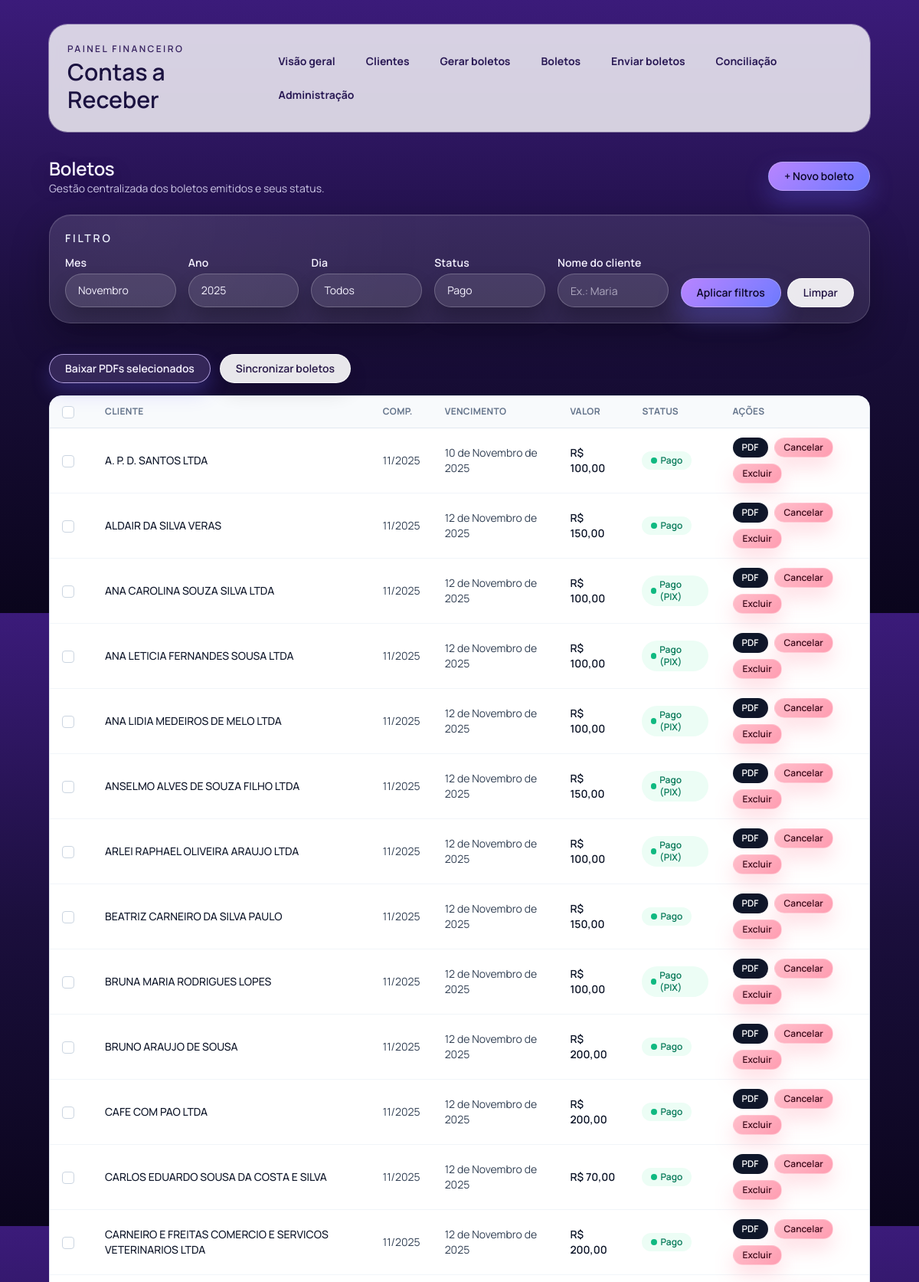
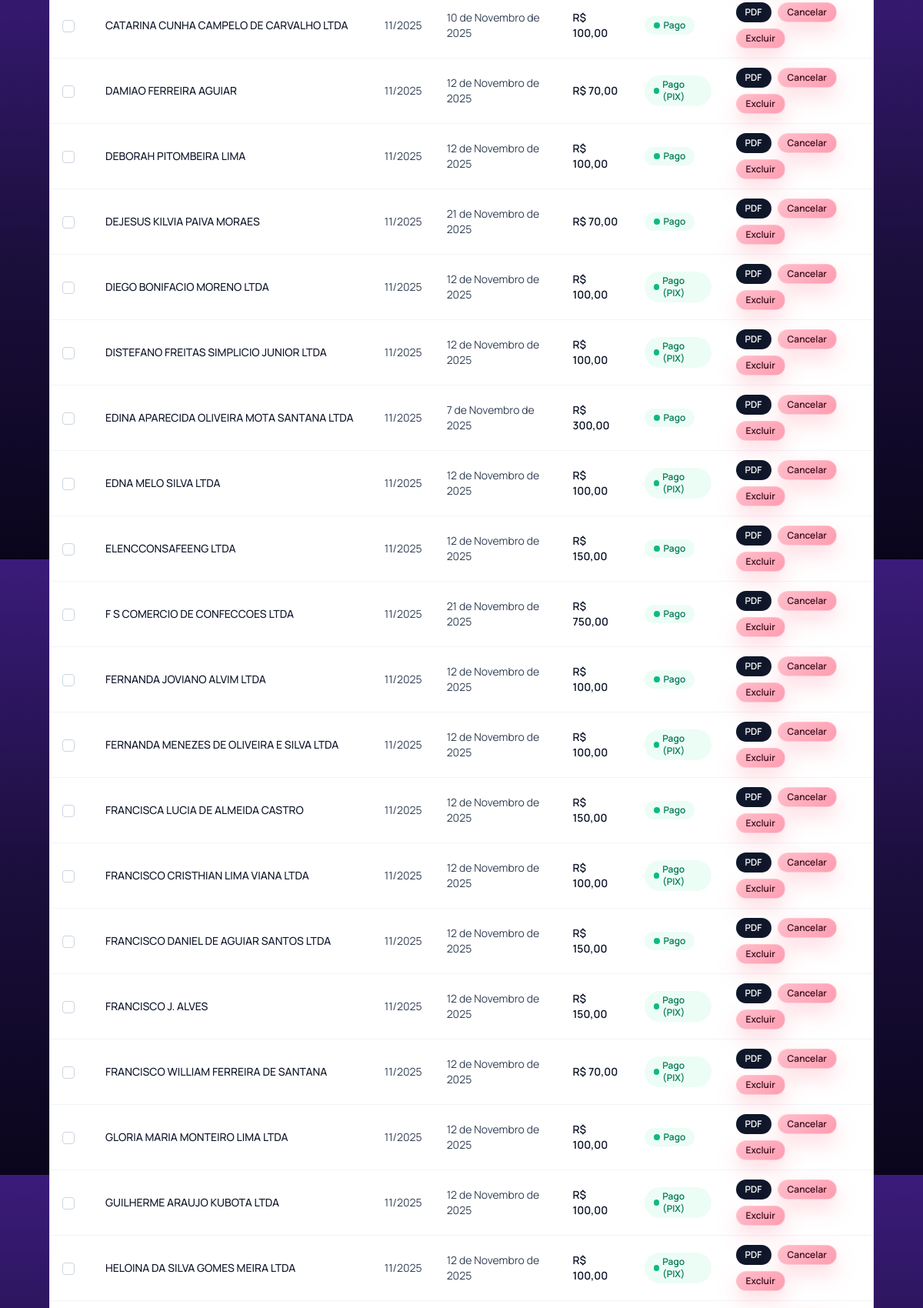
Page /boletos/?status=pago&mes=11&ano=2025 (signed in, upper part) on the committed database (2 pictures, top to bottom).
### billing/models.py (models this page shows, shortened)
class Boleto(models.Model):
    STATUS_NOVO = "novo"
    STATUS_EMITIDO = "emitido"
    STATUS_PAGO = "pago"
    STATUS_CANCELADO = "cancelado"
    STATUS_ERRO = "erro"
    STATUS_ATRASADO = "atrasado"
    STATUS_CHOICES = [
        (STATUS_NOVO, "Novo"),
        (STATUS_EMITIDO, "Emitido"),
        (STATUS_PAGO, "Pago"),
        (STATUS_CANCELADO, "Cancelado"),
        (STATUS_ERRO, "Erro"),
        (STATUS_ATRASADO, "Atrasado"),
    ]
    FORMA_PAGAMENTO_CHOICES = [
        ("", "Nao informado"),
        ("pix", "PIX"),
        ("dinheiro", "Dinheiro"),
    ]
    WHATSAPP_STATUS_PENDENTE = "pendente"
    WHATSAPP_STATUS_ENVIADO = "enviado"
    WHATSAPP_STATUS_ERRO = "erro"
    WHATSAPP_STATUS_CHOICES = [
        (WHATSAPP_STATUS_PENDENTE, "A enviar"),
        (WHATSAPP_STATUS_ENVIADO, "Enviado"),
        (WHATSAPP_STATUS_ERRO, "Erro"),
    ]
    cliente = models.ForeignKey(Cliente, on_delete=models.CASCADE, related_name='boletos')
    competencia_ano = models.PositiveSmallIntegerField()
    competencia_mes = models.PositiveSmallIntegerField()
    data_vencimento = models.DateField()
    valor = models.DecimalField(max_digits=12, decimal_places=2)
    nosso_numero = models.CharField(max_length=64, blank=True)
    linha_digitavel = models.CharField(max_length=100, blank=True)
    codigo_barras = models.CharField(max_length=100, blank=True)
    tx_id = models.CharField(max_length=100, blank=True)
    codigo_solicitacao = models.CharField(max_length=100, blank=True)
    status = models.CharField(max_length=10, choices=STATUS_CHOICES, default=STATUS_NOVO)
    erro_msg = models.TextField(blank=True)
    pdf = models.FileField(upload_to='boletos/', blank=True, null=True)
    data_pagamento = models.DateField(blank=True, null=True)
    forma_pagamento = models.CharField(
        max_length=20,
        choices=FORMA_PAGAMENTO_CHOICES,
        blank=True,
        default="",
    )
    whatsapp_status = models.CharField(
        max_length=20,
        choices=WHATSAPP_STATUS_CHOICES,
        default=WHATSAPP_STATUS_PENDENTE,
        blank=True,
    )
    whatsapp_status_detail = models.TextField(blank=True)
    whatsapp_status_updated_at = models.DateTimeField(blank=True, null=True)
    criado_em = models.DateTimeField(auto_now_add=True)
    class Meta:
        unique_together = ('cliente', 'competencia_ano', 'competencia_mes')

class Cliente(models.Model):
    valorNominal = models.DecimalField('Valor nominal', max_digits=12, decimal_places=2)
    dataVencimento = models.PositiveSmallIntegerField('Dia do vencimento (1..31)')
    nome = models.CharField('Nome', max_length=200)
    cpfCnpj = models.CharField('CPF/CNPJ', max_length=18)
    ativo = models.BooleanField('Ativo', default=True)
    email = models.EmailField('E-mail', blank=True)
    ddd = models.CharField('DDD', max_length=3, blank=True)
    telefone = models.CharField('Telefone', max_length=20, blank=True)
    endereco = models.CharField('Endereço', max_length=200, blank=True)
    numero = models.CharField('Número', max_length=20, blank=True)
    complemento = models.CharField('Complemento', max_length=100, blank=True)
    bairro = models.CharField('Bairro', max_length=100, blank=True)
    cidade = models.CharField('Cidade', max_length=100, blank=True)
    uf = models.CharField('UF', max_length=2, choices=UF_CHOICES, blank=True)
    cep = models.CharField('CEP', max_length=9, blank=True)

### billing/views.py (the view)
# urls.py: path("boletos/", views.boletos_list, name="boletos_list"),
@login_required
def boletos_list(request):
    boletos_queryset = Boleto.objects.select_related("cliente")
    boletos_filtrados, contexto_filtros = _aplicar_filtros_boletos(request, boletos_queryset)
    boletos = boletos_filtrados.order_by("cliente__nome", "-criado_em")
    context = {
        "boletos": boletos,
        **contexto_filtros,
    }
    return render(request, "billing/boletos_list.html", context)

### templates/billing/boletos_list.html (shortened to what this page needs)
{% extends "base.html" %}
{% block content %}
  <div class="flex flex-col gap-6">
    <div class="flex flex-col gap-3 sm:flex-row sm:items-center sm:justify-between">
      <div>
        <h2 class="page-title text-2xl font-semibold">Boletos</h2>
        <p class="page-subtitle text-sm">Gestão centralizada dos boletos emitidos e seus status.</p>
      </div>
      <a
        class="inline-flex items-center justify-center rounded-full bg-brand-600 px-5 py-2 text-sm font-semibold text-white shadow-sm transition hover:bg-brand-700 focus-visible:outline focus-visible:outline-2 focus-visible:outline-offset-2 focus-visible:outline-brand-500"
        href="{% url 'boleto_create' %}"
      >
        + Novo boleto
      </a>
    </div>
    <form method="get" class="filter-panel p-4 space-y-3 sm:p-5">
      <div class="flex items-center justify-between">
        <p class="text-sm font-semibold uppercase tracking-[0.2em] text-indigo-50">Filtro</p>
      </div>
      <div class="flex flex-col gap-4 md:flex-row md:items-end">
        <div class="flex flex-1 flex-col gap-1 md:max-w-xs">
          <label class="text-sm font-semibold text-slate-700" for="filtro-mes">Mes</label>
          <select
            id="filtro-mes"
            name="mes"
            class="rounded-full border border-slate-200 px-4 py-2 text-sm text-slate-700 shadow-sm focus:border-brand-300 focus:outline-none focus:ring-2 focus:ring-brand-200"
          >
            {% for mes in meses %}
              <option value="{{ mes.value }}"{% if mes.value == mes_selecionado %} selected{% endif %}>{{ mes.label }}</option>
            {% endfor %}
          </select>
        </div>
        <div class="flex flex-1 flex-col gap-1 md:max-w-xs">
          <label class="text-sm font-semibold text-slate-700" for="filtro-ano">Ano</label>
          <select
            id="filtro-ano"
            name="ano"
            class="rounded-full border border-slate-200 px-4 py-2 text-sm text-slate-700 shadow-sm focus:border-brand-300 focus:outline-none focus:ring-2 focus:ring-brand-200"
          >
            {% for ano in anos %}
              <option value="{{ ano }}"{% if ano == ano_selecionado %} selected{% endif %}>{{ ano }}</option>
            {% endfor %}
          </select>
        </div>
        <div class="flex flex-1 flex-col gap-1 md:max-w-xs">
          <label class="text-sm font-semibold text-slate-700" for="filtro-dia">Dia</label>
          <select
            id="filtro-dia"
            name="dia"
            class="rounded-full border border-slate-200 px-4 py-2 text-sm text-slate-700 shadow-sm focus:border-brand-300 focus:outline-none focus:ring-2 focus:ring-brand-200"
          >
            {% for dia in dias %}
              <option value="{{ dia.value }}"{% if dia.value == dia_selecionado %} selected{% endif %}>{{ dia.label }}</option>
            {% endfor %}
          </select>
        </div>
        <div class="flex flex-1 flex-col gap-1 md:max-w-xs">
          <label class="text-sm font-semibold text-slate-700" for="filtro-status">Status</label>
          <select
            id="filtro-status"
            name="status"
            class="rounded-full border border-slate-200 px-4 py-2 text-sm text-slate-700 shadow-sm focus:border-brand-300 focus:outline-none focus:ring-2 focus:ring-brand-200"
          >
            {% for status in status_opcoes %}
              <option value="{{ status.value }}"{% if status.value == status_selecionado %} selected{% endif %}>{{ status.label }}</option>
            {% endfor %}
          </select>
        </div>
        <div class="flex flex-1 flex-col gap-1 md:max-w-xs">
          <label class="text-sm font-semibold text-slate-700" for="filtro-nome">Nome do cliente</label>
          <input
            id="filtro-nome"
            name="nome"
            type="text"
            value="{{ nome_selecionado }}"
            placeholder="Ex.: Maria"
            class="rounded-full border border-slate-200 px-4 py-2 text-sm text-slate-700 shadow-sm focus:border-brand-300 focus:outline-none focus:ring-2 focus:ring-brand-200"
          />
        </div>
        <div class="flex flex-row gap-2">
          <button
            type="submit"
            class="inline-flex items-center justify-center rounded-full bg-brand-600 px-5 py-2 text-sm font-semibold text-white shadow-sm transition hover:bg-brand-700 focus-visible:outline focus-visible:outline-2 focus-visible:outline-offset-2 focus-visible:outline-brand-500"
          >
            Aplicar filtros
          </button>
          <a
            href="{% url 'boletos_list' %}"
            class="inline-flex items-center justify-center rounded-full border border-slate-200 px-5 py-2 text-sm font-semibold text-slate-600 shadow-sm transition hover:border-brand-300 hover:text-brand-700"
          >
            Limpar
          </a>
        </div>
    </div>
    </form>
    <form class="space-y-4" method="post" action="{% url 'baixar_pdf_lote' %}">
      <div class="flex flex-wrap items-center gap-3">
        <button
          type="submit"
          class="inline-flex items-center justify-center rounded-full border border-brand-200 bg-white px-5 py-2 text-sm font-semibold text-brand-700 shadow-sm transition hover:border-brand-300 hover:bg-brand-50 focus-visible:outline focus-visible:outline-2 focus-visible:outline-offset-2 focus-visible:outline-brand-500"
        >
          Baixar PDFs selecionados
        </button>
        <button
          type="submit"
          formaction="{% url 'sincronizar_boletos' %}"
          formmethod="post"
          class="inline-flex items-center justify-center rounded-full border border-slate-200 bg-slate-900 px-5 py-2 text-sm font-semibold text-white shadow-sm transition hover:bg-slate-700 focus-visible:outline focus-visible:outline-2 focus-visible:outline-offset-2 focus-visible:outline-slate-500"
        >
          Sincronizar boletos
        </button>
      </div>
      <div class="hidden md:block">
        <div class="overflow-x-auto rounded-2xl border border-slate-200 bg-white shadow-sm">
          <table class="min-w-full divide-y divide-slate-200 text-sm">
          <thead class="bg-slate-50 text-left text-xs font-semibold uppercase tracking-wide text-slate-500">
            <tr>
              <th class="w-14 px-4 py-3">
                <input
                  id="selecionar-todos"
                  type="checkbox"
                  class="h-4 w-4 rounded border-slate-300 text-brand-600 focus:ring-brand-500"
                  title="Selecionar todos"
                >
              </th>
              <th class="px-4 py-3">Cliente</th>
              <th class="px-4 py-3">Comp.</th>
              <th class="px-4 py-3">Vencimento</th>
              <th class="px-4 py-3">Valor</th>
              <th class="px-4 py-3">Status</th>
              <th class="px-4 py-3">Ações</th>
            </tr>
          </thead>
          <tbody class="divide-y divide-slate-100 text-slate-700">
            {% for b in boletos %}
              <tr class="hover:bg-slate-50">
                <td class="px-4 py-3">
                  <input
                    class="selecao-boleto h-4 w-4 rounded border-slate-300 text-brand-600 focus:ring-brand-500"
                    type="checkbox"
                    name="boletos"
                    value="{{ b.id }}"
                    aria-label="Selecionar boleto de {{ b.cliente.nome }}"
                  >
                </td>
                <td class="px-4 py-3 font-medium text-slate-900">{{ b.cliente.nome }}</td>
                <td class="px-4 py-3">{{ b.competencia_mes }}/{{ b.competencia_ano }}</td>
                <td class="px-4 py-3">{{ b.data_vencimento }}</td>
                <td class="px-4 py-3 font-semibold text-slate-900">R$ {{ b.valor }}</td>
                <td class="px-4 py-3">
                  {% with status=b.status|lower pagamento=b.forma_pagamento %}
                    {% if status == "pago" %}
                      <span class="inline-flex items-center gap-1 rounded-full bg-emerald-50 px-3 py-1 text-xs font-semibold text-emerald-700">
                        <span class="h-2 w-2 rounded-full bg-emerald-500"></span>
                        Pago{% if pagamento %} ({{ b.get_forma_pagamento_display }}){% endif %}
                      </span>
                    {% elif status == "cancelado" %}
                      <span class="inline-flex items-center gap-1 rounded-full bg-rose-50 px-3 py-1 text-xs font-semibold text-rose-700">
                        <span class="h-2 w-2 rounded-full bg-rose-500"></span>{{ b.get_status_display }}
                      </span>
                    {% else %}
                      <span class="inline-flex items-center gap-1 rounded-full bg-amber-50 px-3 py-1 text-xs font-semibold text-amber-700">
                        <span class="h-2 w-2 rounded-full bg-amber-500"></span>{{ b.get_status_display }}
                      </span>
                    {% endif %}
                  {% endwith %}
                </td>
                <td class="px-4 py-3">
                  <div class="flex flex-wrap gap-2">
                    {% if b.pdf %}
                      <a
                        class="inline-flex items-center justify-center rounded-full bg-slate-900 px-3 py-1 text-xs font-semibold text-white transition hover:bg-slate-700"
                        href="{% url 'baixar_pdf' b.id %}"
                      >
                        PDF
                      </a>
                    {% endif %}
                    {% if b.status != "cancelado" %}
                      <a
                        class="inline-flex items-center justify-center rounded-full border border-rose-200 bg-rose-50 px-3 py-1 text-xs font-semibold text-rose-700 transition hover:border-rose-300"
                        href="{% url 'cancelar_boleto' b.id %}"
                      >
                        Cancelar
                      </a>
                    {% endif %}
                    <a
                      class="inline-flex items-center justify-center rounded-full border border-rose-200 px-3 py-1 text-xs font-semibold text-rose-600 transition hover:border-rose-300 hover:bg-rose-50"
                      href="{% url 'boleto_delete' b.id %}"
                    >
                      Excluir
                    </a>
                  </div>
                </td>
              </tr>
            {% empty %}
              <tr>
                <td class="px-4 py-6 text-center text-sm text-slate-500" colspan="7">
                  Nenhum boleto gerado.
                </td>
              </tr>
            {% endfor %}
          </tbody>
        </table>
      </div>
      </div>
    </form>
  </div>
{% endblock %}

### templates/base.html (style rules this page uses)
:root { --ink-strong: #f5f2ff; --ink-soft: #cdc7e6; --accent-from: #b884ff; --accent-to: #6e7bff; }
body { font-family: 'Manrope', system-ui, -apple-system, BlinkMacSystemFont, 'Segoe UI', sans-serif; color: var(--ink-soft); }
.page-title { color: var(--ink-strong); letter-spacing: -0.01em; text-shadow: 0 10px 30px rgba(0, 0, 0, 0.3); }
.page-subtitle { color: var(--ink-soft); }
a, button { font-family: inherit; }
button.rounded-full, a.rounded-full { transition: transform 150ms ease, box-shadow 150ms ease, filter 150ms ease; }
button.bg-brand-600, a.bg-brand-600 { background-image: linear-gradient(135deg, var(--accent-from), var(--accent-to)); color: #0b0626; border: 1px solid rgba(255, 255, 255, 0.25); box-shadow: 0 14px 30px rgba(109, 99, 255, 0.35), 0 6px 12px rgba(0, 0, 0, 0.18); }
button.border.border-slate-200, a.border.border-slate-200 { background: rgba(255, 255, 255, 0.9); color: #241545; border-color: rgba(255, 255, 255, 0.8); box-shadow: 0 12px 26px rgba(0, 0, 0, 0.12); }
button.border.border-brand-200, a.border.border-brand-200 { background: rgba(191, 164, 255, 0.18); color: var(--ink-strong); border-color: rgba(208, 189, 255, 0.8); box-shadow: 0 12px 24px rgba(109, 99, 255, 0.25); }
.filter-panel { border-radius: 28px; border: 1px solid rgba(255, 255, 255, 0.16); background: radial-gradient(circle at 10% 10%, rgba(255, 255, 255, 0.06), rgba(255, 255, 255, 0.02) 45%), rgba(255, 255, 255, 0.08); box-shadow: 0 20px 50px rgba(0, 0, 0, 0.28), inset 0 1px 0 rgba(255, 255, 255, 0.08); }
.filter-panel label { color: var(--ink-strong); letter-spacing: 0.01em; }
.filter-panel input[type="text"], .filter-panel input[type="number"], .filter-panel select { width: 100%; border-radius: 9999px; border: 1px solid rgba(255, 255, 255, 0.22); background: rgba(255, 255, 255, 0.1); color: var(--ink-strong); padding: 0.7rem 1rem; height: 44px; box-shadow: 0 14px 24px rgba(0, 0, 0, 0.22); }
.filter-panel input::placeholder { color: rgba(245, 242, 255, 0.6); }
.filter-panel option { color: #1b1240; }

### rows in the picture
Boleto: cliente.nome "A. P. D. SANTOS LTDA", competencia_mes "11", competencia_ano "2025", data_vencimento "10 de Novembro de 2025", valor "100,00", shows "Pago", shows "PDF", status "Cancelar"
Boleto: cliente.nome "ALDAIR DA SILVA VERAS", competencia_mes "11", competencia_ano "2025", data_vencimento "12 de Novembro de 2025", valor "150,00", shows "Pago", shows "PDF", status "Cancelar"
Boleto: cliente.nome "ANA CAROLINA SOUZA SILVA LTDA", competencia_mes "11", competencia_ano "2025", data_vencimento "12 de Novembro de 2025", valor "100,00", forma_pagamento "PIX", shows "PDF", status "Cancelar"
Boleto: cliente.nome "ANA LETICIA FERNANDES SOUSA LTDA", competencia_mes "11", competencia_ano "2025", data_vencimento "12 de Novembro de 2025", valor "100,00", forma_pagamento "PIX", shows "PDF", status "Cancelar"
Boleto: cliente.nome "ANA LIDIA MEDEIROS DE MELO LTDA", competencia_mes "11", competencia_ano "2025", data_vencimento "12 de Novembro de 2025", valor "100,00", forma_pagamento "PIX", shows "PDF", status "Cancelar"
Boleto: cliente.nome "ANSELMO ALVES DE SOUZA FILHO LTDA", competencia_mes "11", competencia_ano "2025", data_vencimento "12 de Novembro de 2025", valor "150,00", forma_pagamento "PIX", shows "PDF", status "Cancelar"
Boleto: cliente.nome "ARLEI RAPHAEL OLIVEIRA ARAUJO LTDA", competencia_mes "11", competencia_ano "2025", data_vencimento "12 de Novembro de 2025", valor "100,00", forma_pagamento "PIX", shows "PDF", status "Cancelar"
Boleto: cliente.nome "BEATRIZ CARNEIRO DA SILVA PAULO", competencia_mes "11", competencia_ano "2025", data_vencimento "12 de Novembro de 2025", valor "150,00", shows "Pago", shows "PDF", status "Cancelar"
Boleto: cliente.nome "BRUNA MARIA RODRIGUES LOPES", competencia_mes "11", competencia_ano "2025", data_vencimento "12 de Novembro de 2025", valor "100,00", forma_pagamento "PIX", shows "PDF", status "Cancelar"
Boleto: cliente.nome "BRUNO ARAUJO DE SOUSA", competencia_mes "11", competencia_ano "2025", data_vencimento "12 de Novembro de 2025", valor "200,00", shows "Pago", shows "PDF", status "Cancelar"
Boleto: cliente.nome "CAFE COM PAO LTDA", competencia_mes "11", competencia_ano "2025", data_vencimento "12 de Novembro de 2025", valor "200,00", shows "Pago", shows "PDF", status "Cancelar"
Boleto: cliente.nome "CARLOS EDUARDO SOUSA DA COSTA E SILVA", competencia_mes "11", competencia_ano "2025", data_vencimento "12 de Novembro de 2025", valor "70,00", shows "Pago", shows "PDF", status "Cancelar"
Boleto: cliente.nome "CARNEIRO E FREITAS COMERCIO E SERVICOS VETERINARIOS LTDA", competencia_mes "11", competencia_ano "2025", data_vencimento "12 de Novembro de 2025", valor "200,00", shows "Pago", shows "PDF", status "Cancelar"

### other values in the picture
form field mes "Novembro"
form field ano "2025"
form field dia "Todos"
form field status "Pago"
